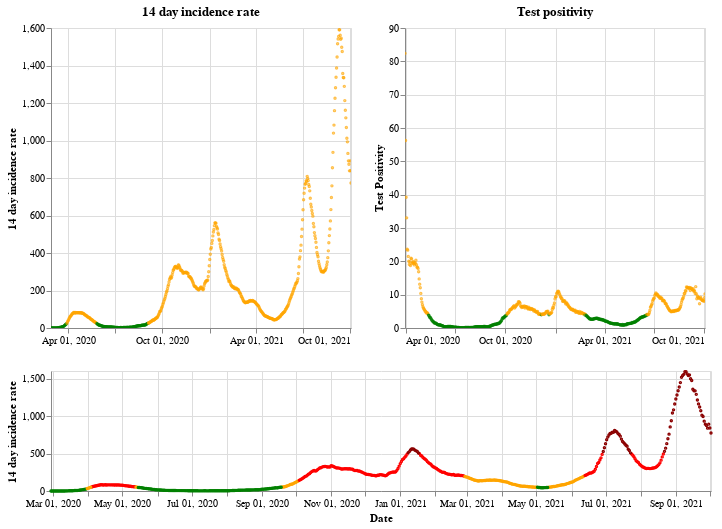

The code cell stored with this chart in its notebook:
### Markdown cell above
## Scotland

### Code cell
plot_traffic_light('Scotland')

### Figure 1 — Vega-Lite specification as saved in the notebook (floating-point values rounded to 4 significant figures; data arrays with more than 128 entries replaced by an {"elided": "..."} marker saying what was removed)
{"config": {"view": {"continuousWidth": 400, "continuousHeight": 300}}, "vconcat": [{"hconcat": [{"mark": {"type": "point", "size": 2}, "encoding": {"color": {"condition": {"value": "green", "test": "(datum.twoWeeklyCasesRate <= 25)"}, "value": "orange"}, "tooltip": [{"type": "nominal", "field": "areaName"}, {"type": "temporal", "field": "date"}, {"type": "quantitative", "field": "twoWeeklyCasesRate"}, {"type": "quantitative", "field": "testPositivity"}], "x": {"type": "temporal", "axis": {"title": ""}, "field": "date", "scale": {"domain": {"selection": "DateBrush"}}, "timeUnit": "yearmonthdate"}, "y": {"type": "quantitative", "axis": {"title": "14 day incidence rate"}, "field": "twoWeeklyCasesRate"}}, "title": "14 day incidence rate", "width": 300}, {"mark": {"type": "point", "size": 2}, "encoding": {"color": {"condition": {"value": "green", "test": "(datum.testPositivity <= 4)"}, "value": "orange"}, "tooltip": [{"type": "nominal", "field": "areaName"}, {"type": "temporal", "field": "date"}, {"type": "quantitative", "field": "twoWeeklyCasesRate"}, {"type": "quantitative", "field": "testPositivity"}], "x": {"type": "temporal", "axis": {"title": ""}, "field": "date", "scale": {"domain": {"selection": "DateBrush"}}, "timeUnit": "yearmonthdate"}, "y": {"type": "quantitative", "axis": {"title": "Test Positivity"}, "field": "testPositivity"}}, "title": "Test positivity", "width": 300}]}, {"layer": [{"mark": {"type": "point", "size": 2}, "encoding": {"color": {"condition": {"value": "orange", "test": "(((datum.testPositivity < 4) && (datum.twoWeeklyCasesRate >= 50)) && (datum.twoWeeklyCasesRate < 200))"}, "value": "red"}, "opacity": {"condition": {"value": 1, "test": "((datum.twoWeeklyCasesRate >= 50) && (datum.twoWeeklyCasesRate < 500))"}, "value": 0}, "tooltip": [{"type": "nominal", "field": "areaName"}, {"type": "temporal", "field": "date"}, {"type": "quantitative", "field": "twoWeeklyCasesRate"}, {"type": "quantitative", "field": "testPositivity"}], "x": {"type": "temporal", "axis": {"title": "Date"}, "field": "date", "timeUnit": "yearmonthdate"}, "y": {"type": "quantitative", "axis": {"title": "14 day incidence rate"}, "field": "twoWeeklyCasesRate"}}, "selection": {"DateBrush": {"type": "interval", "encodings": ["x"], "fields": ["Time"]}}}, {"mark": {"type": "point", "size": 2}, "encoding": {"color": {"value": "darkred"}, "opacity": {"condition": {"value": 1, "test": "(datum.twoWeeklyCasesRate >= 500)"}, "value": 0}, "tooltip": [{"type": "nominal", "field": "areaName"}, {"type": "temporal", "field": "date"}, {"type": "quantitative", "field": "twoWeeklyCasesRate"}, {"type": "quantitative", "field": "testPositivity"}], "x": {"type": "temporal", "axis": {"title": "Date"}, "field": "date", "timeUnit": "yearmonthdate"}, "y": {"type": "quantitative", "axis": {"title": "14 day incidence rate"}, "field": "twoWeeklyCasesRate"}}}, {"mark": {"type": "point", "size": 2}, "encoding": {"color": {"condition": {"value": "green", "test": "((datum.testPositivity < 4) && (datum.twoWeeklyCasesRate < 50))"}, "value": "orange"}, "opacity": {"condition": {"value": 1, "test": "(datum.twoWeeklyCasesRate < 50)"}, "value": 0}, "tooltip": [{"type": "nominal", "field": "areaName"}, {"type": "temporal", "field": "date"}, {"type": "quantitative", "field": "twoWeeklyCasesRate"}, {"type": "quantitative", "field": "testPositivity"}], "x": {"type": "temporal", "axis": {"title": "Date"}, "field": "date", "timeUnit": "yearmonthdate"}, "y": {"type": "quantitative", "axis": {"title": "14 day incidence rate"}, "field": "twoWeeklyCasesRate"}}}], "height": 120, "width": 660}], "data": {"name": "data-6faaa52e05086f9a933cace3c78bbf04"}, "$schema": "https://vega.github.io/schema/vega-lite/v4.8.1.json", "datasets": {"data-6faaa52e05086f9a933cace3c78bbf04": {"elided": "583 records"}}}
